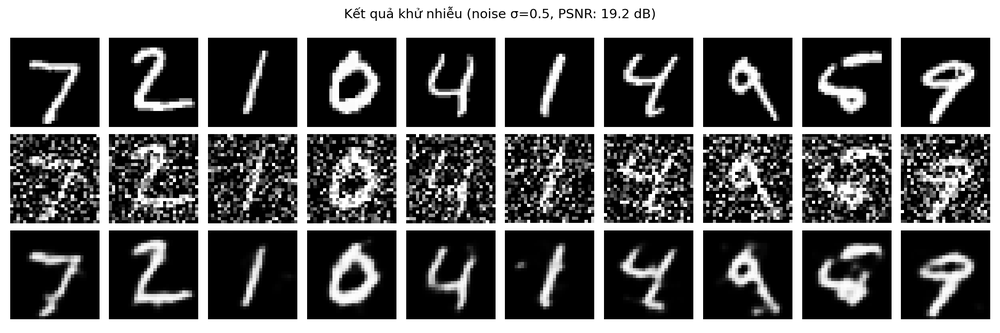
#> input picture results_step1/comparison.png, 1000 x 333 px, shrunk from 2250 x 750 before the run
$ python generate_report.py
#> lines starting #> are read from the running program, lines starting #| are printed output that depends on the picture
"""
Tạo báo cáo PDF cho Bước 1 - Python Baseline
"""
import json
import os
import matplotlib
matplotlib.use('Agg')
import matplotlib.pyplot as plt
from matplotlib.backends.backend_pdf import PdfPages
import numpy as np

# Font hỗ trợ tiếng Việt
plt.rcParams['font.family'] = 'DejaVu Sans'
plt.rcParams['font.sans-serif'] = ['DejaVu Sans']

RESULT_DIR = "results_step1"
OUTPUT_PDF = "BaoCao_Buoc1_Python_Baseline.pdf"

# Load data
with open(os.path.join(RESULT_DIR, "metrics.json")) as f:
#> (reads results_step1/metrics.json from the repository)
    metrics = json.load(f)
with open(os.path.join(RESULT_DIR, "history.json")) as f:
#> (reads results_step1/history.json from the repository)
    history = json.load(f)

with PdfPages(OUTPUT_PDF) as pdf:

    # ===================== TRANG 1: TỔNG QUAN =====================
    fig = plt.figure(figsize=(8.27, 11.69))  # A4
    fig.patch.set_facecolor('white')
    ax = fig.add_axes([0, 0, 1, 1])
    ax.axis('off')

    title_text = """ĐỒ ÁN 1 - BÁO CÁO TIẾN ĐỘ BƯỚC 1

THIẾT KẾ BỘ AUTOENCODER KHỬ NHIỄU ẢNH TRÊN FPGA
Hardware Acceleration of Denoising Autoencoder
and Handwritten Digit Recognition on FPGA
"""
    ax.text(0.5, 0.88, title_text, ha='center', va='top', fontsize=14,
            fontweight='bold', family='DejaVu Sans Mono', linespacing=1.8)

    info = """─────────────────────────────────────────
  Platform mục tiêu:   Xilinx KV260
  Công cụ:             Vitis HLS, Vivado, PyTorch
  Dataset:             MNIST (60K train / 10K test)
  Kiến trúc:           Lightweight Denoising Autoencoder
  Tổng tham số:        665
─────────────────────────────────────────"""
    ax.text(0.5, 0.62, info, ha='center', va='top', fontsize=11,
            family='DejaVu Sans Mono', linespacing=1.6)

    roadmap = """LỘ TRÌNH THỰC HIỆN (7 GIAI ĐOẠN)

  [■] Bước 1: Python Baseline             ← ĐANG BÁO CÁO
  [ ] Bước 2: Chứng minh hiệu quả (Classifier)
  [ ] Bước 3: Đóng băng mô hình, xuất weights
  [ ] Bước 4: Viết inference C/C++
  [ ] Bước 5: Quantization (float → fixed-point)
  [ ] Bước 6: HLS + tối ưu (pragma, cosim, synthesis)
  [ ] Bước 7: Tích hợp hệ thống SoC, demo end-to-end"""
    ax.text(0.5, 0.40, roadmap, ha='center', va='top', fontsize=11,
            family='DejaVu Sans Mono', linespacing=1.6)

    ax.text(0.5, 0.08, f"Ngày tạo: {metrics['timestamp']}", ha='center',
            fontsize=10, family='DejaVu Sans Mono', color='gray')

    pdf.savefig(fig)
    plt.close()

    # ===================== TRANG 2: KIẾN TRÚC MODEL =====================
    fig = plt.figure(figsize=(8.27, 11.69))
    fig.patch.set_facecolor('white')
    ax = fig.add_axes([0, 0, 1, 1])
    ax.axis('off')

    ax.text(0.5, 0.95, "1. KIẾN TRÚC DENOISING AUTOENCODER",
            ha='center', fontsize=14, fontweight='bold', family='DejaVu Sans Mono')

    arch_text = """Kiến trúc mô hình:

  Input (28×28×1)
    │
    ├── Conv2d(1→4, 3×3, pad=1)    # 28×28×4,  weights: 4×1×3×3+4 = 40
    ├── ReLU
    ├── MaxPool2d(2×2)              # 14×14×4
    │
    ├── Conv2d(4→8, 3×3, pad=1)    # 14×14×8,  weights: 8×4×3×3+8 = 296
    ├── ReLU
    │
    ├── Upsample(×2, nearest)       # 28×28×8   (không có weights)
    │
    ├── Conv2d(8→4, 3×3, pad=1)    # 28×28×4,  weights: 4×8×3×3+4 = 292
    ├── ReLU
    │
    ├── Conv2d(4→1, 3×3, pad=1)    # 28×28×1,  weights: 1×4×3×3+1 = 37
    └── Sigmoid
    │
  Output (28×28×1)


  Tổng tham số: 40 + 296 + 292 + 37 = 665"""
    ax.text(0.08, 0.88, arch_text, ha='left', va='top', fontsize=10,
            family='DejaVu Sans Mono', linespacing=1.5)

    why_text = """Lý do chọn kiến trúc này:

  • Ít kênh (4→8→4→1): giảm tài nguyên LUT/DSP khi triển khai FPGA
  • Chỉ dùng Conv, ReLU, MaxPool, Upsample, Sigmoid:
    tất cả đều dễ viết lại bằng C/HLS
  • 665 tham số: đủ nhỏ để lưu trọn trong BRAM của KV260
  • MaxPool+Upsample thay vì stride conv: đơn giản hóa phần cứng
  • Sigmoid ở cuối: đảm bảo output trong [0, 1] (giá trị pixel hợp lệ)"""
    ax.text(0.08, 0.28, why_text, ha='left', va='top', fontsize=10,
            family='DejaVu Sans Mono', linespacing=1.5)

    pdf.savefig(fig)
    plt.close()

    # ===================== TRANG 3: CẤU HÌNH TRAINING =====================
    fig = plt.figure(figsize=(8.27, 11.69))
    fig.patch.set_facecolor('white')
    ax = fig.add_axes([0, 0, 1, 1])
    ax.axis('off')

    ax.text(0.5, 0.95, "2. CẤU HÌNH TRAINING & DỮ LIỆU",
            ha='center', fontsize=14, fontweight='bold', family='DejaVu Sans Mono')

    data_text = """Dữ liệu: MNIST

  • Tập train: 60,000 ảnh chữ số viết tay (28×28 grayscale)
  • Tập test:  10,000 ảnh
  • Giá trị pixel: chuẩn hóa về [0, 1]
  • Nguồn: torchvision.datasets.MNIST (dataset chuẩn quốc tế)


Tạo nhiễu:

  • Loại nhiễu: Additive Gaussian Noise
  • Công thức: noisy = clamp(clean + N(0, σ²), 0, 1)
  • σ (noise_std) = 0.5  →  nhiễu khá mạnh, thử thách cho model nhẹ
  • Mỗi epoch tạo nhiễu ngẫu nhiên khác nhau → model học tổng quát hơn


Cấu hình training:

  ┌─────────────────────┬──────────────┐
  │ Tham số             │ Giá trị      │
  ├─────────────────────┼──────────────┤
  │ Framework           │ PyTorch      │
  │ Optimizer           │ Adam         │
  │ Learning rate       │ 0.001        │
  │ Loss function       │ MSE Loss     │
  │ Batch size          │ 128          │
  │ Epochs              │ 50           │
  │ Device              │ CPU          │
  │ Tổng tham số model  │ 665          │
  └─────────────────────┴──────────────┘


Lý do chọn MSE Loss:

  • Phù hợp cho bài toán regression pixel (khử nhiễu)
  • Trực tiếp tối ưu chất lượng ảnh
  • Liên hệ trực tiếp với PSNR: PSNR = 10·log10(1/MSE)"""
    ax.text(0.08, 0.88, data_text, ha='left', va='top', fontsize=10,
            family='DejaVu Sans Mono', linespacing=1.4)

    pdf.savefig(fig)
    plt.close()

    # ===================== TRANG 4: KẾT QUẢ SỐ LIỆU =====================
    fig = plt.figure(figsize=(8.27, 11.69))
    fig.patch.set_facecolor('white')
    ax = fig.add_axes([0, 0, 1, 1])
    ax.axis('off')

    ax.text(0.5, 0.95, "3. KẾT QUẢ ĐÁNH GIÁ (trên 10,000 ảnh test)",
            ha='center', fontsize=14, fontweight='bold', family='DejaVu Sans Mono')

    result_text = f"""Bảng so sánh chất lượng ảnh:

  ┌─────────────────┬────────────┬────────────┬────────────┐
  │                 │ Ảnh nhiễu  │ Ảnh khử    │ Cải thiện  │
  │                 │ (input)    │ nhiễu      │            │
  ├─────────────────┼────────────┼────────────┼────────────┤
  │ MSE             │ {metrics['mse_noisy']:.6f}   │ {metrics['mse_denoised']:.6f}  │ giảm 8.9x  │
  │ PSNR (dB)       │ {metrics['psnr_noisy_db']:.2f}      │ {metrics['psnr_denoised_db']:.2f}     │ +{metrics['psnr_improvement_db']:.2f} dB  │
  └─────────────────┴────────────┴────────────┴────────────┘


Ý nghĩa các chỉ số:

  • MSE (Mean Squared Error): sai số bình phương trung bình giữa
    ảnh gốc và ảnh đầu ra. Càng thấp càng tốt.

  • PSNR (Peak Signal-to-Noise Ratio): tỉ lệ tín hiệu trên nhiễu.
    Càng cao càng tốt. Công thức: PSNR = 10·log10(1/MSE)
    - < 10 dB: rất nhiễu, khó nhận dạng
    - 15-20 dB: chất lượng chấp nhận được
    - > 20 dB: chất lượng tốt


Nhận xét:

  • PSNR tăng từ 9.38 → 19.19 dB (+9.81 dB): cải thiện rất đáng kể
  • MSE giảm gần 9 lần so với ảnh nhiễu đầu vào
  • Model chỉ 665 tham số nhưng khử nhiễu hiệu quả
  • Loss hội tụ ổn định, train ≈ val → không overfit
  • Model bão hòa từ epoch ~30, đạt giới hạn kiến trúc

Kết quả training:

  • Train Loss cuối: {metrics['final_train_loss']:.6f}
  • Val Loss cuối:   {metrics['final_val_loss']:.6f}
  • Chênh lệch:      {abs(metrics['final_train_loss'] - metrics['final_val_loss']):.6f} (rất nhỏ → không overfit)"""

    ax.text(0.08, 0.88, result_text, ha='left', va='top', fontsize=10,
            family='DejaVu Sans Mono', linespacing=1.4)

    pdf.savefig(fig)
    plt.close()

    # ===================== TRANG 5: BIỂU ĐỒ TRAINING =====================
    fig, (ax1, ax2) = plt.subplots(2, 1, figsize=(8.27, 11.69))
    fig.patch.set_facecolor('white')

    fig.suptitle("4. BIỂU ĐỒ TRAINING", fontsize=14, fontweight='bold',
                 family='DejaVu Sans Mono', y=0.96)

    # Loss curve
    ax1.plot(history["epoch"], history["train_loss"], 'b-', linewidth=2, label="Train Loss")
    ax1.plot(history["epoch"], history["val_loss"], 'r-', linewidth=2, label="Val Loss")
    ax1.set_xlabel("Epoch", fontsize=12)
    ax1.set_ylabel("MSE Loss", fontsize=12)
    ax1.set_title("Loss theo Epoch", fontsize=13)
    ax1.legend(fontsize=11)
    ax1.grid(True, alpha=0.3)

    # PSNR curve
    ax2.plot(history["epoch"], history["val_psnr"], 'g-', linewidth=2, label="Val PSNR")
    ax2.set_xlabel("Epoch", fontsize=12)
    ax2.set_ylabel("PSNR (dB)", fontsize=12)
    ax2.set_title("PSNR theo Epoch", fontsize=13)
    ax2.legend(fontsize=11)
    ax2.grid(True, alpha=0.3)
    ax2.axhline(y=metrics['psnr_denoised_db'], color='r', linestyle='--', alpha=0.5,
                label=f"Final: {metrics['psnr_denoised_db']:.2f} dB")
    ax2.legend(fontsize=11)

    plt.tight_layout(rect=[0, 0, 1, 0.94])
    pdf.savefig(fig)
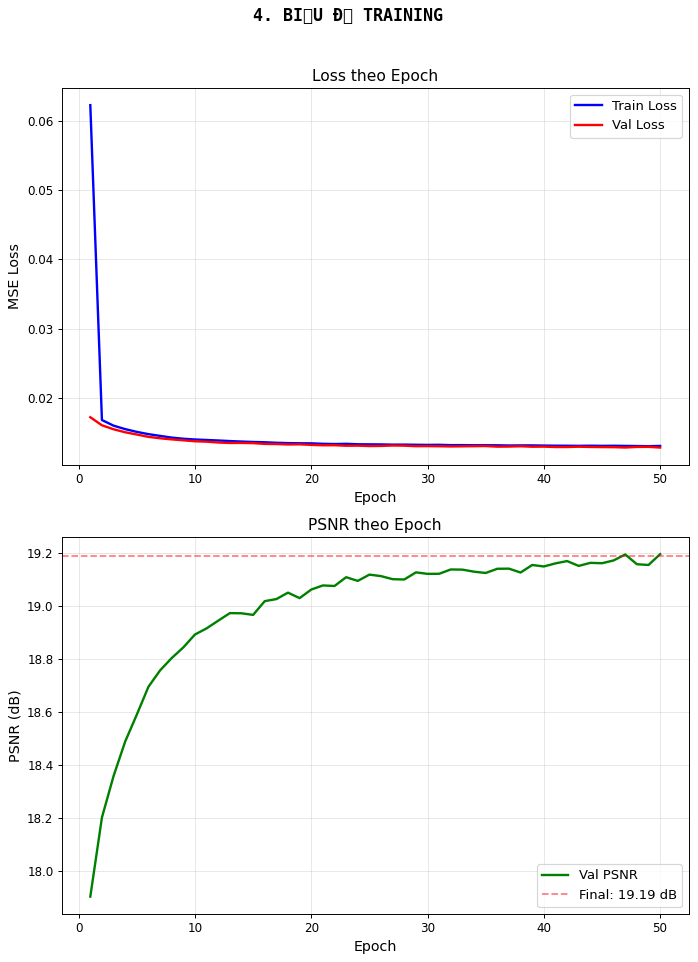
#> figure drawn by matplotlib, 2 panels; panel 1: curve peaks at x = 1, y = 0.0622; panel 1: curve peaks at x = 1, y = 0.0172; panel 2: curve peaks at x = 50, y = 19.19
    plt.close()

    # ===================== TRANG 6: ẢNH SO SÁNH =====================
    fig = plt.figure(figsize=(8.27, 11.69))
    fig.patch.set_facecolor('white')

    fig.suptitle("5. ẢNH SO SÁNH: GỐC / NHIỄU / KHỬ NHIỄU",
                 fontsize=14, fontweight='bold', family='DejaVu Sans Mono', y=0.96)

    # Load comparison image
    comp_img = plt.imread(os.path.join(RESULT_DIR, "comparison.png"))
#> comp_img is the input picture: shape (333, 1000, 4) float32; mean R, G, B, A 0.404, 0.404, 0.404, 1
    ax = fig.add_axes([0.05, 0.45, 0.9, 0.45])
    ax.imshow(comp_img)
    ax.axis('off')
    ax.set_title("10 mẫu đại diện từ tập test (10,000 ảnh)", fontsize=11)

    # Annotation
    ax2 = fig.add_axes([0, 0.05, 1, 0.35])
    ax2.axis('off')
    note = f"""Giải thích:

  • Hàng 1 (Ảnh gốc):     ảnh MNIST sạch, chưa thêm nhiễu
  • Hàng 2 (Ảnh nhiễu):   sau khi thêm Gaussian noise σ=0.5
  • Hàng 3 (Khử nhiễu):   đầu ra của model autoencoder

  Nhận xét trực quan:
  • Ảnh khử nhiễu khôi phục rõ nét chữ số, loại bỏ phần lớn nhiễu
  • Một số chi tiết mảnh bị mờ nhẹ (do model nhỏ 665 params)
  • Đủ rõ để nhận dạng đúng chữ số → cơ sở cho bước 2 (classifier)

  Lưu ý: Số liệu MSE/PSNR được tính trên TOÀN BỘ 10,000 ảnh test,
  không chỉ 10 mẫu hiển thị ở trên."""
    ax2.text(0.08, 0.95, note, ha='left', va='top', fontsize=10,
             family='DejaVu Sans Mono', linespacing=1.5)

    pdf.savefig(fig)
    plt.close()

    # ===================== TRANG 7: KẾ HOẠCH TIẾP THEO =====================
    fig = plt.figure(figsize=(8.27, 11.69))
    fig.patch.set_facecolor('white')
    ax = fig.add_axes([0, 0, 1, 1])
    ax.axis('off')

    ax.text(0.5, 0.95, "6. KẾ HOẠCH TIẾP THEO",
            ha='center', fontsize=14, fontweight='bold', family='DejaVu Sans Mono')

    next_text = """Bước 2: Chứng minh hiệu quả bằng Classifier

  • Train CNN nhận dạng chữ số 0-9 (LeNet nhẹ) trên ảnh sạch
  • Đo accuracy trên 3 loại ảnh:
    - Ảnh sạch (baseline)
    - Ảnh nhiễu (cho thấy nhiễu ảnh hưởng nhận dạng)
    - Ảnh đã khử nhiễu (cho thấy denoiser giúp cải thiện)
  • Kết quả kỳ vọng: accuracy(denoised) >> accuracy(noisy)


Bước 3-5: Chuyển sang phần cứng

  • Đóng băng kiến trúc, xuất weights → mảng C
  • Viết lại inference bằng C/C++ thuần (conv, relu, pool, upsample)
  • Chuyển float → fixed-point Q16, kiểm tra sai số


Bước 6-7: HLS & Tích hợp

  • Tạo IP bằng Vitis HLS với pragma tối ưu
  • Ghép vào SoC trên KV260, demo end-to-end


Kết luận Bước 1:

  ✓ Kiến trúc denoiser nhẹ (665 params) đã được xác nhận hiệu quả
  ✓ PSNR cải thiện +9.81 dB trên tập test 10,000 ảnh
  ✓ Model không overfit, hội tụ ổn định
  ✓ Sẵn sàng chuyển sang bước 2 (classifier) và bước 3 (export)"""
    ax.text(0.08, 0.88, next_text, ha='left', va='top', fontsize=11,
            family='DejaVu Sans Mono', linespacing=1.5)

    pdf.savefig(fig)
    plt.close()

print(f"Đã tạo báo cáo: {OUTPUT_PDF}")
